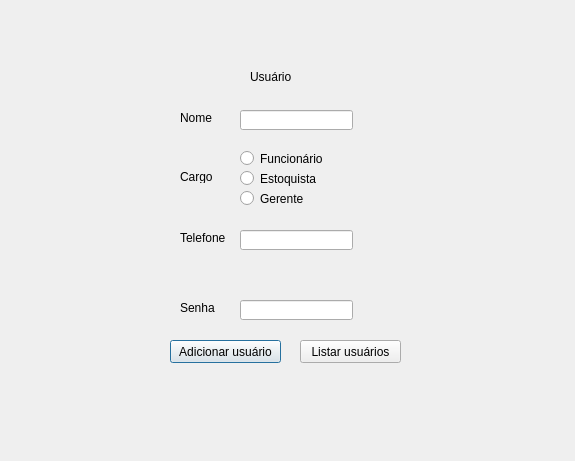
<?xml version="1.0" encoding="UTF-8"?>
<ui version="4.0">
 <class>Dialog</class>
 <widget class="QDialog" name="Dialog">
  <property name="geometry">
   <rect>
    <x>0</x>
    <y>0</y>
    <width>575</width>
    <height>461</height>
   </rect>
  </property>
  <property name="windowTitle">
   <string>Dialog</string>
  </property>
  <widget class="QRadioButton" name="radioButton_3">
   <property name="geometry">
    <rect>
     <x>240</x>
     <y>190</y>
     <width>82</width>
     <height>17</height>
    </rect>
   </property>
   <property name="text">
    <string>Gerente</string>
   </property>
  </widget>
  <widget class="QLineEdit" name="lineEdit_2">
   <property name="geometry">
    <rect>
     <x>240</x>
     <y>230</y>
     <width>113</width>
     <height>20</height>
    </rect>
   </property>
  </widget>
  <widget class="QLabel" name="label_4">
   <property name="geometry">
    <rect>
     <x>180</x>
     <y>230</y>
     <width>51</width>
     <height>16</height>
    </rect>
   </property>
   <property name="text">
    <string>Telefone</string>
   </property>
  </widget>
  <widget class="QLineEdit" name="lineEdit_3">
   <property name="geometry">
    <rect>
     <x>240</x>
     <y>300</y>
     <width>113</width>
     <height>20</height>
    </rect>
   </property>
  </widget>
  <widget class="QLabel" name="label_9">
   <property name="geometry">
    <rect>
     <x>250</x>
     <y>70</y>
     <width>47</width>
     <height>13</height>
    </rect>
   </property>
   <property name="text">
    <string>Usuário</string>
   </property>
  </widget>
  <widget class="QLabel" name="label_3">
   <property name="geometry">
    <rect>
     <x>180</x>
     <y>170</y>
     <width>47</width>
     <height>13</height>
    </rect>
   </property>
   <property name="text">
    <string>Cargo</string>
   </property>
  </widget>
  <widget class="QLineEdit" name="lineEdit">
   <property name="geometry">
    <rect>
     <x>240</x>
     <y>110</y>
     <width>113</width>
     <height>20</height>
    </rect>
   </property>
  </widget>
  <widget class="QRadioButton" name="radioButton_2">
   <property name="geometry">
    <rect>
     <x>240</x>
     <y>170</y>
     <width>82</width>
     <height>17</height>
    </rect>
   </property>
   <property name="text">
    <string>Estoquista</string>
   </property>
  </widget>
  <widget class="QLabel" name="label_2">
   <property name="geometry">
    <rect>
     <x>180</x>
     <y>110</y>
     <width>41</width>
     <height>16</height>
    </rect>
   </property>
   <property name="text">
    <string>Nome</string>
   </property>
  </widget>
  <widget class="QRadioButton" name="radioButton">
   <property name="geometry">
    <rect>
     <x>240</x>
     <y>150</y>
     <width>82</width>
     <height>17</height>
    </rect>
   </property>
   <property name="text">
    <string>Funcionário</string>
   </property>
  </widget>
  <widget class="QLabel" name="label_5">
   <property name="geometry">
    <rect>
     <x>180</x>
     <y>300</y>
     <width>41</width>
     <height>16</height>
    </rect>
   </property>
   <property name="text">
    <string>Senha</string>
   </property>
  </widget>
  <widget class="QPushButton" name="pushButton">
   <property name="geometry">
    <rect>
     <x>170</x>
     <y>340</y>
     <width>111</width>
     <height>23</height>
    </rect>
   </property>
   <property name="text">
    <string>Adicionar usuário</string>
   </property>
  </widget>
  <widget class="QPushButton" name="pushButton_2">
   <property name="geometry">
    <rect>
     <x>300</x>
     <y>340</y>
     <width>101</width>
     <height>23</height>
    </rect>
   </property>
   <property name="text">
    <string>Listar usuários</string>
   </property>
  </widget>
 </widget>
 <resources/>
 <connections/>
</ui>
